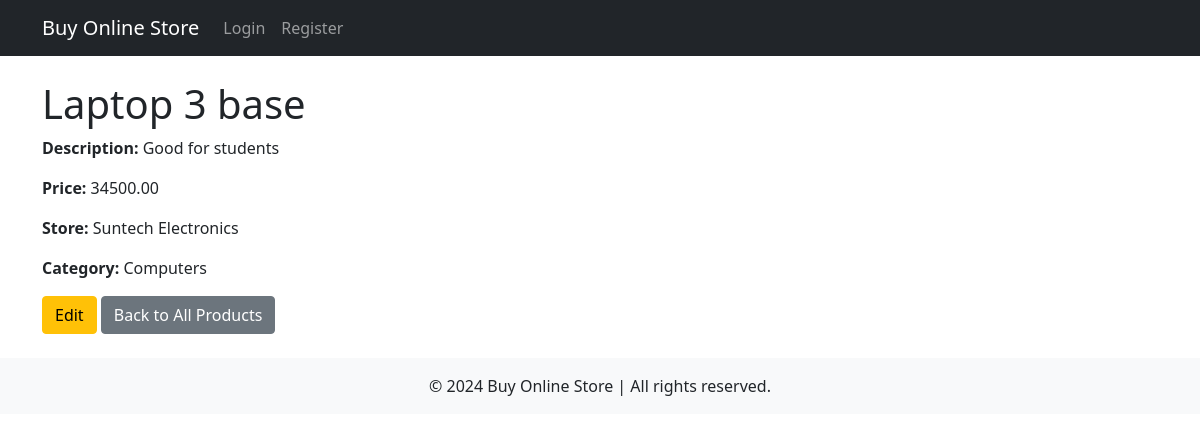
Page /products/7/ on the committed database.
### products/models.py (models this page shows, shortened)
class Product(models.Model):
    name = models.CharField(max_length=255)
    description = models.TextField()
    price = models.DecimalField(max_digits=10, decimal_places=2)
    store = models.ForeignKey(Store, on_delete=models.CASCADE, related_name='products')  # Link to the Store model
    category = models.ForeignKey(Category, on_delete=models.CASCADE)
    image = models.ImageField(upload_to='products/', blank=True, null=True)  # Field for product image
    created_at = models.DateTimeField(auto_now_add=True)
    updated_at = models.DateTimeField(auto_now=True)

class Category(models.Model):
    name = models.CharField(max_length=255)
    def __str__(self):
        return self.name

### accounts/models.py (models this page shows, shortened)
class Store(models.Model):
    storeName = models.CharField(max_length=255)
    location = models.CharField(max_length=255)
    vendor = models.ForeignKey(CustomUser, on_delete=models.CASCADE)  # Link to the CustomUser
    registered_on = models.DateTimeField(auto_now_add=True)
    approved = models.BooleanField(default=False)  # True if approved, False otherwise

### products/views.py (the view)
# urls.py: path('<int:product_id>/', views.detail, name='detail'),
def detail(request, product_id):
    product = get_object_or_404(Product, id=product_id)  # Get the product or return 404
    return render(request, 'products/detail.html', {'product': product})

### products/templates/products/detail.html
{% extends "base.html" %}
{% block content %}
<h1>{{ product.name }}</h1>
<p><strong>Description:</strong> {{ product.description }}</p>
<p><strong>Price:</strong> {{ product.price }}</p>
<p><strong>Store:</strong> {{ product.store.storeName }}</p>
<p><strong>Category:</strong> {{ product.category }}</p>
<a href="{% url 'update' product.id %}" class="btn btn-warning">Edit</a>
<a href="{% url 'all_products' %}" class="btn btn-secondary">Back to All Products</a>
{% endblock %}

### rows in the picture
Product: name "Laptop 3 base", description "Good for students", price "34500.00", store.storeName "Suntech Electronics", category "Computers"
